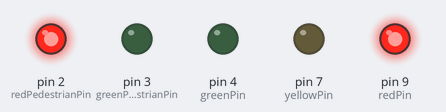
Bench run of a sketch on a simulated Arduino Uno, built with avr-gcc and run on an emulated ATmega328P. Shown: output pins drawn as LEDs (lit = HIGH).

Above: at 2.5 s.
At 6.0 s:
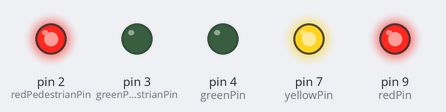
At 9.5 s:
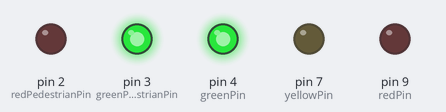
At 13.0 s:
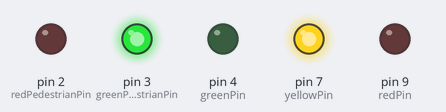
Timing chart, 0 to 18.2 s (numbered marks = the images above):
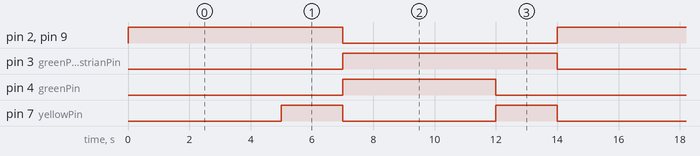

Measured:
- by itself, pin 2 (redPedestrianPin), pin 3 (greenPedestrianPin), pin 9 (redPin): alternates HIGH for 7.0 s and LOW for 7.0 s
- by itself, pin 4 (greenPin): alternates HIGH for 5.0 s and LOW for 9.0 s
- by itself, pin 7 (yellowPin): alternates HIGH for 2.0 s and LOW for 5.0 s

The sketch:

ZyklischeAmpelMitFu_g_nger.ino
```cpp
// Pins für die Ampel-LEDs definieren
const int redPin = 9;
const int yellowPin = 7;
const int greenPin = 4;

// Pins für die Fußgängerampel-LEDs definieren
const int redPedestrianPin = 2;  // Rote LED für Fußgänger
const int greenPedestrianPin = 3;  // Grüne LED für Fußgänger

void setup() {
  // Setze alle Pins als Ausgang
  pinMode(redPin, OUTPUT);
  pinMode(yellowPin, OUTPUT);
  pinMode(greenPin, OUTPUT);
  pinMode(redPedestrianPin, OUTPUT);
  pinMode(greenPedestrianPin, OUTPUT);
}

void loop() {
  // Hauptampel: Rot leuchtet für 5 Sekunden
  digitalWrite(redPin, HIGH);
  digitalWrite(redPedestrianPin, HIGH);  // Fußgängerampel rot
  digitalWrite(greenPedestrianPin, LOW);  // Fußgängerampel grün aus
  delay(5000);

  // Hauptampel: Rot & Gelb leuchten zusammen für 2 Sekunden
  digitalWrite(yellowPin, HIGH);
  delay(2000);

  // Hauptampel: Grün leuchtet für 5 Sekunden
  digitalWrite(redPin, LOW);
  digitalWrite(yellowPin, LOW);
  digitalWrite(greenPin, HIGH);
  digitalWrite(redPedestrianPin, LOW);  // Fußgängerampel rot aus
  digitalWrite(greenPedestrianPin, HIGH);  // Fußgängerampel grün an
  delay(5000);

  // Hauptampel: Gelb leuchtet für 2 Sekunden
  digitalWrite(greenPin, LOW);
  digitalWrite(yellowPin, HIGH);
  delay(2000);

  // Gelb aus, Zyklus beginnt von vorne
  digitalWrite(yellowPin, LOW);
  digitalWrite(greenPedestrianPin, LOW);  // Fußgängerampel grün aus
}
```
